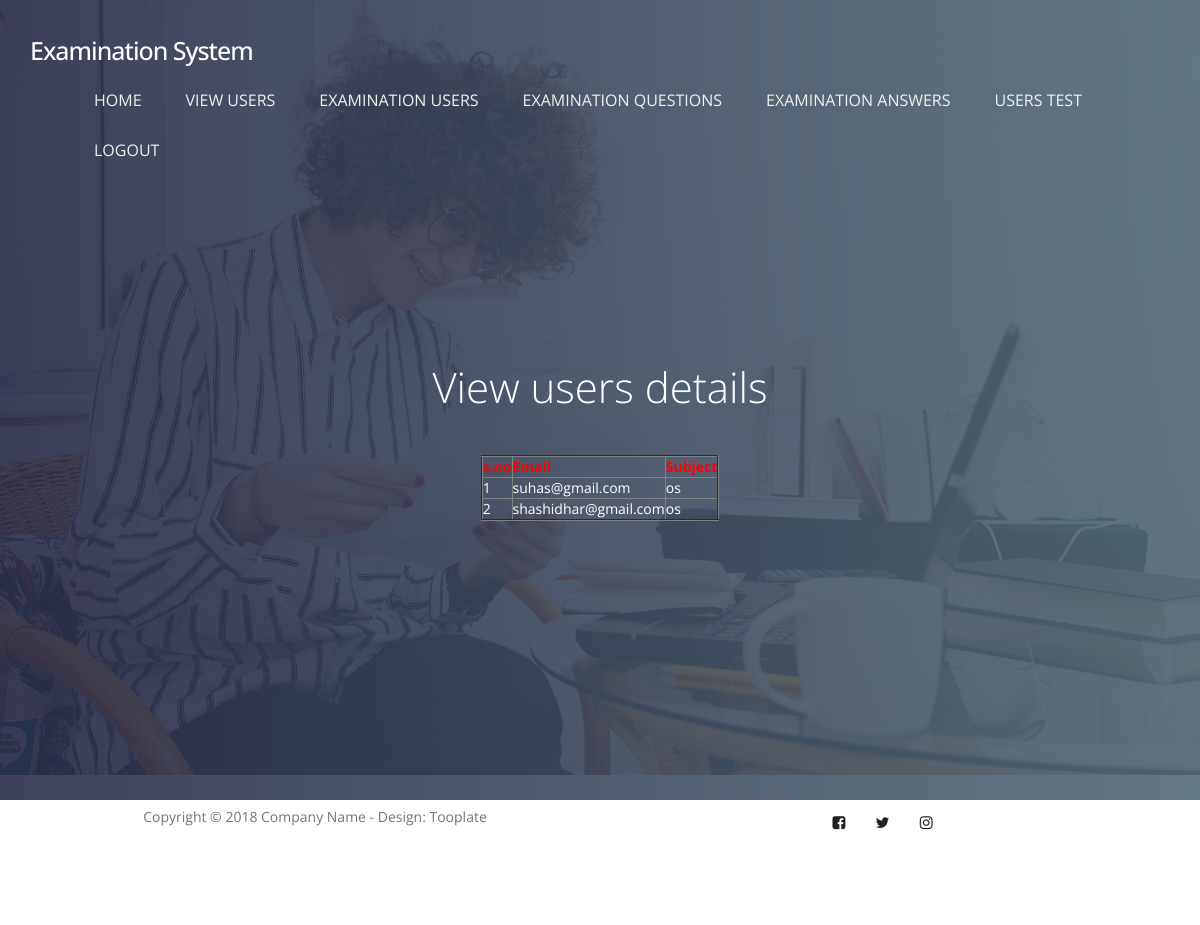
The app's page /userstestdata/ with its own data.
### user/models.py (models this page shows, shortened)
class UserTestModel(models.Model):
    subject = models.CharField(max_length=500, default="", editable=True)
    email = models.CharField(max_length=500, default="", editable=True, unique=True)
    question1 = models.CharField(max_length=500, default="", editable=True)
    answer1 = models.CharField(max_length=500, default="", editable=True)
    question2 = models.CharField(max_length=500, default="", editable=True)
    answer2 = models.CharField(max_length=500, default="", editable=True)
    question3 = models.CharField(max_length=500, default="", editable=True)
    answer3 = models.CharField(max_length=500, default="", editable=True)
    question4 = models.CharField(max_length=500, default="", editable=True)
    answer4 = models.CharField(max_length=500, default="", editable=True)
    question5 = models.CharField(max_length=500, default="", editable=True)
    answer5 = models.CharField(max_length=500, default="", editable=True)
    question6 = models.CharField(max_length=500, default="", editable=True)
    answer6 = models.CharField(max_length=500, default="", editable=True)
    question7 = models.CharField(max_length=500, default="", editable=True)
    answer7 = models.CharField(max_length=500, default="", editable=True)
    question8 = models.CharField(max_length=500, default="", editable=True)
    answer8 = models.CharField(max_length=500, default="", editable=True)
    question9 = models.CharField(max_length=500, default="", editable=True)
    answer9 = models.CharField(max_length=500, default="", editable=True)
    question10 = models.CharField(max_length=500, default="", editable=True)
    answer10 = models.CharField(max_length=500, default="", editable=True)
    class Meta:
        db_table="UserTestTable"

### ExaminationSystem/views.py (the view)
# urls.py: path('userstestdata/', ExaminationSystem.userstestdata, name='userstestdata'),
def userstestdata(request):
    object = UserTestModel.objects.all()
    return render(request,"admin/userstestdata.html",{"object":object})

### assets/templates/admin/userstestdata.html
{% extends 'adminbase.html' %}
{% load static %}
{% block contents %}
<section id="home" data-stellar-background-ratio="0.5">
          <div class="overlay"></div>
          <div class="container">
               <div class="row">
                    <div class="col-md-offset-3 col-md-6 col-sm-12">
                         <div class="home-info">
                              <h1 style="color:white">View users details </h1>
                            <center><table border="2px solid blue" align="center">
                                  <tr><th style="color:red">s.no</th>
                                    <th style="color:red">Email</th>
                                    <th style="color:red">Subject</th>
                                  </tr>
                              {% for x in object %}
                                  <tr style="color:white">
                                    <td>{{forloop.counter}}</td>
                                    <td>{{x.email}}</td>
                                    <td>{{x.subject}}</td>
                                    </tr>
                                     {% endfor %}
                            </table></center>
                         </div>
                    </div>
               </div>
          </div>
     </section>
{% endblock %}

### assets/static/css/tooplate-style.css (style rules this page uses)
body { font-family: 'Open Sans', sans-serif; overflow-x: hidden; background: #f9f9f9; }
h1,h2,h3,h4,h5,h6 { font-weight: 300; line-height: normal; }
h1 { font-size: 3em; }
html { -webkit-font-smoothing: antialiased; }
section { position: relative; padding: 100px 0; }
.overlay { background: #536976; background: -webkit-linear-gradient(to right, #292E49, #536976); background: linear-gradient(to right, #292E49, #536976); opacity: 0.9; position: absolute; top: 0; right: 0; bottom: 0; left: 0; width: 100%; height: 100%; }
#home { background: url('../images/home-bg.jpg') no-repeat center center; background-size: cover; vertical-align: middle; display: -webkit-box; display: -webkit-flex; display: -ms-flexbox; display: flex; -webkit-box-align: center; -webkit-align-items: center; -ms-flex-align: center; align-items: center; min-height: 100vh; position: relative; padding-top: 12em; text-align: center; }
#home h1 { color: #ffffff; margin-top: 10px; margin-bottom: 40px; }
.home-info { margin-top: 7em; }
@media only screen and (max-width: 1200px) { .home-info { margin-top: 0; } }

### records on screen
UserTestModel: email "suhas@gmail.com", subject "os"
UserTestModel: email "shashidhar@gmail.com", subject "os"
